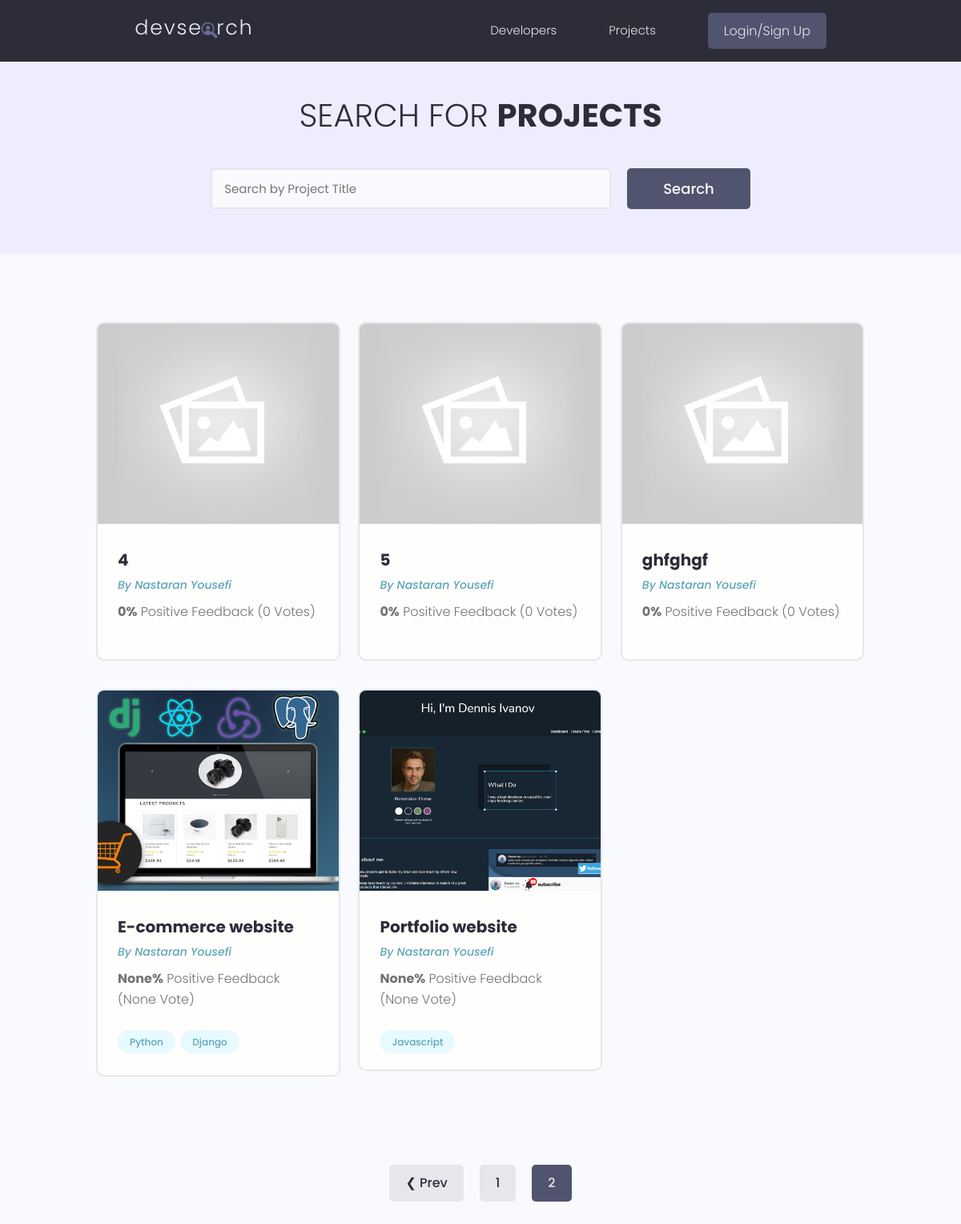
Screenshot of /projects/?page=2 with the database file from the repository.
### projects/models.py (models this page shows, shortened)
class Project(models.Model):
    owner = models.ForeignKey(Profile, on_delete=models.SET_NULL, null=True, blank=True)
    title = models.CharField(max_length=200)
    description = models.TextField(null=True, blank=True)
    featured_image = models.ImageField(null=True, blank=True, default='project_cover/default.jpg', upload_to='project_cover/')
    demo_link = models.CharField(max_length=2000, null=True, blank=True)
    source_code = models.CharField(max_length=2000, null=True, blank=True)
    tags = models.ManyToManyField('Tag', blank=True)
    vote_total = models.IntegerField(default=0, null=True, blank=True)
    vote_ratio = models.IntegerField(default=0, null=True, blank=True)
    created = models.DateTimeField(auto_now_add=True)
    id = models.UUIDField(default=uuid.uuid4, unique=True, editable=False, primary_key=True)
    class Meta:
        ordering = ['-vote_ratio', '-vote_total']

class Tag(models.Model):
    name = models.CharField(max_length=100)
    created = models.DateTimeField(auto_now_add=True)
    id = models.UUIDField(default=uuid.uuid4, unique=True, editable=False, primary_key=True)

### users/models.py (models this page shows, shortened)
class Profile(models.Model):
    user = models.OneToOneField(User, on_delete=models.CASCADE, null=True, blank=True)
    name = models.CharField(max_length=250, null=True, blank=True)
    username = models.CharField(max_length=250, null=True, blank=True)
    email = models.EmailField(max_length=500, blank=True, null=True)
    short_intro = models.CharField(max_length=200, blank=True, null=True)
    bio = models.TextField(blank=True, null=True)
    location = models.CharField(max_length=200, blank=True, null=True)
    profile_image = models.ImageField(blank=True, null=True, upload_to='profiles/',
                         default='profiles/user-default.png')
    social_github = models.CharField(max_length=500, blank=True, null=True)
    social_linkedin = models.CharField(max_length=500, blank=True, null=True)
    social_website = models.CharField(max_length=500, blank=True, null=True)
    social_twitter = models.CharField(max_length=500, blank=True, null=True)
    created = models.DateTimeField(auto_now_add=True)
    id = models.UUIDField(default=uuid.uuid4, unique=True, editable=False, primary_key=True)

### projects/views.py (the view)
# urls.py: path('projects/', views.get_projects),
def projects(request):
    search_query, projects = search_projects(request)
    page = request.GET.get('page', 1)
    results = 6
    paginator = Paginator(projects, results)
    try:
        projects = paginator.page(page)
    except EmptyPage:
        if int(page) <= 0:
            projects = paginator.page(1)
        else:
            projects = paginator.page(paginator.num_pages)
    except PageNotAnInteger:
        projects = paginator.page(1)
    context = {
        'projects' : projects,
        'search_query' : search_query,
    }
    return render(request, 'projects/projects.html', context)

### projects/utils.py (called while the page is built)
def search_projects(request):
    search_query = request.GET.get('q') or ''
    projects = Project.objects.distinct().filter(
        Q(title__icontains=search_query) |
        Q(description__icontains=search_query) |
        Q(owner__name__icontains=search_query) |
        Q(tags__name__icontains=search_query)
    )
    return search_query, projects

### projects/templates/projects/projects.html (shortened to what this page needs)
{% extends 'main.html' %}
{% block content %}
  <main class="projects">
    <section class="hero-section text-center">
      <div class="container container--narrow">
        <div class="hero-section__box">
          <h2>Search for <span>Projects</span></h2>
        </div>
        <div class="hero-section__search">
          <form id="searchForm" class="form" action="{% url 'projects' %}" method="get">
            <div class="form__field">
              <input class="input input--text" id="formInput#search" value="{{ search_query }}" type="text"  name="q"
                placeholder="Search by Project Title" />
            </div>
            <input class="btn btn--sub btn--lg" type="submit" value="Search" />
          </form>
        </div>
      </div>
    </section>
    <section class="projectsList">
      <div class="container">
        <div class="grid grid--three">
        {% for project in projects %}
          <div class="column">
            <div class="card project">
              <a href="{% url 'project' project.id %}" class="project">
                <img class="project__thumbnail" src="{{ project.featured_image.url }}" alt="{{ project.title }}" />
                <div class="card__body">
                  <h3 class="project__title">{{ project.title }}</h3>
                  <p><a class="project__author" href="{% url 'user-profile' project.owner.pk %}">By {{project.owner.name|title}}</a></p>
                  <p class="project--rating">
                    <span style="font-weight: bold;">{{ project.vote_ratio }}%</span> Positive
                    Feedback ({{ project.vote_total }} Vote{{ project.vote_total|pluralize:'s' }})
                  </p>
                  <div class="project__tags">
                    {% for tag in project.tags.all|slice:'3' %}
                    <span class="tag tag--pill tag--main">
                      <small>{{ tag.name|title }}</small>
                    </span>
                    {% endfor %}
                  </div>
                </div>
              </a>
            </div>
          </div>
        {% endfor %}
        </div>
      </div>
    </section>
    {% include 'pagination.html' with query_set=projects %}
  </main>
{% endblock %}

### static/styles/app.css (style rules this page uses)
:root { --color-sub: #2d2d39; }
.btn--sub { background-color: var(--color-sub-light); }
.card { border: 2px solid var(--color-light); }
img { width: 100%; }
.hero-section { height: 40vh; display: flex; align-items: center; background-color: var(--color-sub); }
.hero-section__box { margin-bottom: 4rem; }
.hero-section__box > h2, .hero-section__box > h2 > span { font-size: 4rem; color: var(--color-light); line-height: 1.3; text-transform: uppercase; }
.hero-section__box > h2 { font-weight: 300; }
.hero-section__box > h2 > span { font-weight: 700; }
.hero-section__search > .form { display: flex; align-items: center; justify-content: center; gap: 2rem; }
.hero-section__search > .form input.input--text { width: 50rem; }
.project__author { font-size: 1.4rem; font-style: italic; }
.project--rating { margin-bottom: 1.6em; margin-top: .5em; }
.projects > .hero-section { background: var(--color-sub-lighter); height: 30vh; }
.projects .hero-section__box { margin-bottom: 2.5rem; }
.projects .hero-section__box > h2 { color: var(--color-sub); }
.projects .hero-section__box > h2 > span { font-weight: 700; color: var(--color-sub); }
.projectsList { margin-top: 8rem; }
.project__thumbnail { height: 25rem; object-fit: cover; object-position: top center; }
.project__title { font-size: 2rem; font-weight: 700; color: var(--color-sub); }

### static/uikit/styles/modules/_variables.css (style rules this page uses)
:root { --color-main: #5aa5b9; --color-main-light: #e6faff; --color-sub: #3f4156; --color-sub-light: #51546e; --color-sub-lighter: #ededfd; --color-text: #737373; --color-gray: #8b8b8b; --color-light: #e5e7eb; --color-light-gray: #767676; --color-bg: #f8fafd; --color-white: #fffefd; --color-white-light: #f3f3f3; --color-success: #359e64; --color-success-bg: #def8e8; --color-error: #fc4b0b; --color-error-bg: #fff2ee; --font-base: 'Poppins', arial, helvetica, 'Segoe UI', roboto, ubuntu, sans-serif; --font-monospace: 'Fira Code', 'Courier New', courier, monospace; --font-regular: 300; --font-medium: 500; --font-bold: 700; --generic-shadow: 1px 1px 5px #00000010; --generic-transition: all 0.3s ease-in-out; }

### static/uikit/styles/modules/_base.css (style rules this page uses)
* { margin: 0; padding: 0; box-sizing: border-box; text-rendering: optimizeLegibility; color: inherit; font-size: inherit; }
html { font-size: 50%; }
@media only screen and (min-width: 480px) { html { font-size: 56.25%; } }
@media only screen and (min-width: 1200px) { html { font-size: 62.5%; } }
body { line-height: 1.6; font-weight: 400; font-size: 1.5rem; color: var(--color-text); background-color: var(--color-bg); min-height: 100vh; }

### static/uikit/styles/modules/_typography.css (style rules this page uses)
* { font-family: var(--font-base); }
h2 { font-size: 3.6rem; font-weight: var(--font-bold); }
h3 { font-size: 3.2rem; font-weight: var(--font-medium); }
p, span, strong { font-size: 1.6rem; color: var(--color-text); font-weight: var(--font-regular); }
a { padding-bottom: 2px; text-decoration: none; display: inline-block; color: var(--color-main); font-weight: var(--font-medium); }

### static/uikit/styles/modules/_utilities.css (style rules this page uses)
.container { width: 92%; max-width: 165rem; margin: 0 auto; box-sizing: border-box; }
.container--narrow { width: 92%; max-width: 120rem; }
@media screen and (min-width: 1000px) { .container { width: 90%; } }
@media screen and (min-width: 1000px) { .container--narrow { width: 85%; } }
@media screen and (min-width: 1200px) { .container { width: 80%; } }
@media screen and (min-width: 1200px) { .container--narrow { width: 72%; } }
.text-center { text-align: center; }

### static/uikit/styles/modules/_button.css (style rules this page uses)
.btn { display: inline-block; position: relative; cursor: pointer; background-color: var(--color-light); font-weight: var(--font-medium); color: var(--color-sub); text-decoration: none; padding: 1rem 2rem; border-radius: 0.5rem; border: none; width: -webkit-fit-content; width: -moz-fit-content; width: fit-content; height: -webkit-fit-content; height: -moz-fit-content; height: fit-content; font-size: 1.6rem; outline-width: 0; outline-color: transparent; -webkit-backface-visibility: hidden; backface-visibility: hidden; transition: all 0.3s ease-in-out; }
.btn--sub { background-color: var(--color-sub); color: var(--color-white); }
.btn--lg { font-size: 1.8rem; padding: 1.2rem 4.5rem; }

### static/uikit/styles/modules/_card.css (style rules this page uses)
.card { border-radius: 1rem; background-color: var(--color-white); border: 1.5px solid var(--color-light); width: auto; height: auto; margin-top: 0.5rem; margin-bottom: 0.5rem; overflow: hidden; }
.card__body, .card__header { padding: 2rem 2.5rem; }

### rows the page displays
Project: featured_image (placeholder picture), title "4", owner.name "Nastaran Yousefi", vote_ratio "0", vote_total "0"
Project: featured_image (placeholder picture), title "5", owner.name "Nastaran Yousefi", vote_ratio "0", vote_total "0"
Project: featured_image (placeholder picture), title "ghfghgf", owner.name "Nastaran Yousefi", vote_ratio "0", vote_total "0"
Project: featured_image (picture), title "E-commerce website", owner.name "Nastaran Yousefi", vote_ratio "None", vote_total "None"
Tag: name "Python"
Tag: name "Django"
Project: featured_image (picture), title "Portfolio website", owner.name "Nastaran Yousefi", vote_ratio "None", vote_total "None"
Tag: name "Javascript"

### other values shown
{{ i }} "1"
{{ i }} "2"
